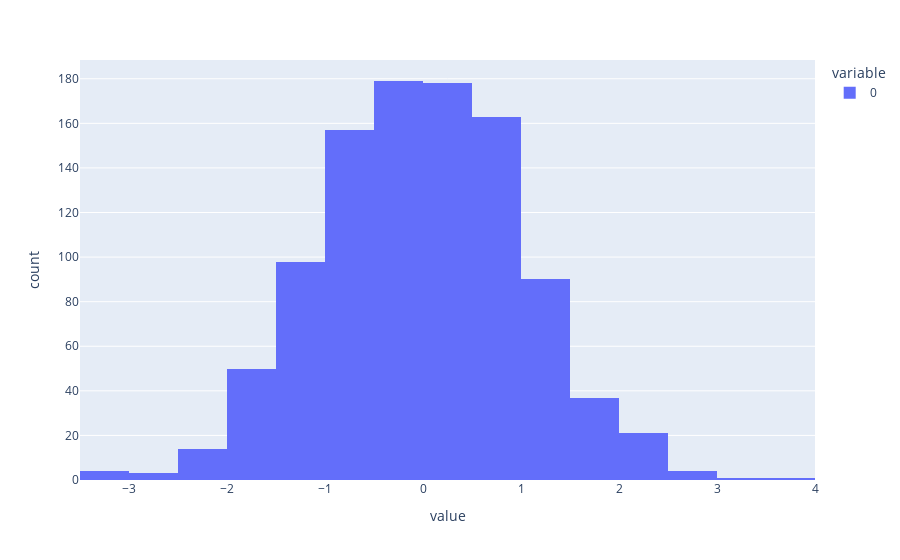

Notebook source saved alongside this figure:
### Code cell
px.histogram(x,nbins=20)

### Figure 1 — Plotly figure (JSON) as saved in the notebook; plotly's stock layout.template omitted (floating-point values rounded to 4 significant figures; data arrays with more than 128 entries replaced by an {"elided": "..."} marker saying what was removed)
{"data": [{"alignmentgroup": "True", "bingroup": "x", "hovertemplate": "variable=0<br>value=%{x}<br>count=%{y}<extra></extra>", "legendgroup": "0", "marker": {"color": "#636efa", "pattern": {"shape": ""}}, "name": "0", "nbinsx": 20, "offsetgroup": "0", "orientation": "v", "showlegend": true, "type": "histogram", "x": {"elided": "1000 float values"}, "xaxis": "x", "yaxis": "y"}], "layout": {"barmode": "relative", "legend": {"title": {"text": "variable"}, "tracegroupgap": 0}, "margin": {"t": 60}, "xaxis": {"anchor": "y", "domain": [0, 1], "title": {"text": "value"}}, "yaxis": {"anchor": "x", "domain": [0, 1], "title": {"text": "count"}}}}
